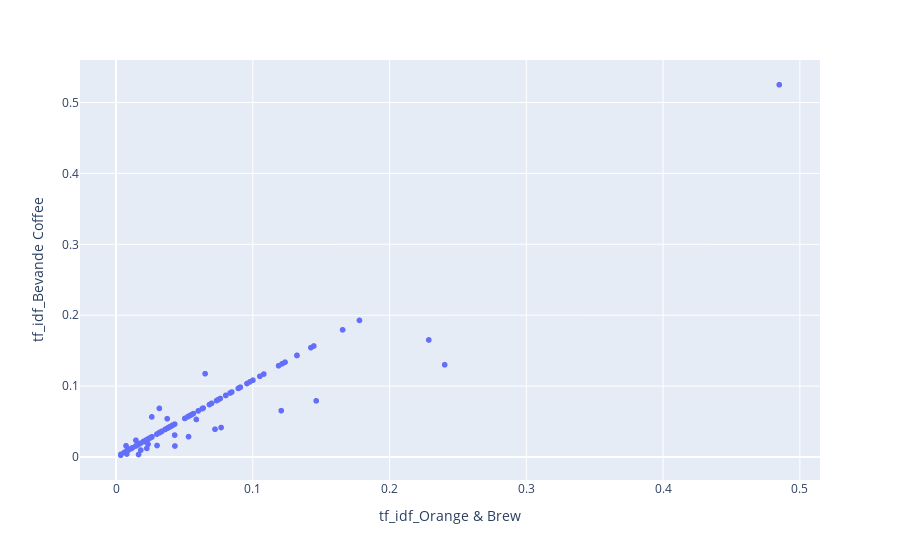

Notebook source saved alongside this figure:
### Code cell
fig = px.scatter(plot_df,
                 x=x_str, 
                 y=y_str, 
                 #color="species",
                 #size='petal_length', 
                 hover_data=hover_data_list)
fig.show()

### Figure 1 — Plotly figure (JSON) as saved in the notebook; plotly's stock layout.template omitted (floating-point values rounded to 4 significant figures; data arrays with more than 128 entries replaced by an {"elided": "..."} marker saying what was removed)
{"data": [{"customdata": {"elided": "19799x3 mixed values"}, "hovertemplate": "tf_idf_Orange & Brew=%{x}<br>tf_idf_Bevande Coffee=%{y}<br>word=%{customdata[0]}<br>frequency_Orange & Brew=%{customdata[1]}<br>frequency_Bevande Coffee=%{customdata[2]}<extra></extra>", "legendgroup": "", "marker": {"color": "#636efa", "symbol": "circle"}, "mode": "markers", "name": "", "showlegend": false, "type": "scattergl", "x": {"elided": "19799 float values"}, "xaxis": "x", "y": {"elided": "19799 float values"}, "yaxis": "y"}], "layout": {"legend": {"tracegroupgap": 0}, "margin": {"t": 60}, "xaxis": {"anchor": "y", "domain": [0, 1], "title": {"text": "tf_idf_Orange & Brew"}}, "yaxis": {"anchor": "x", "domain": [0, 1], "title": {"text": "tf_idf_Bevande Coffee"}}}}
